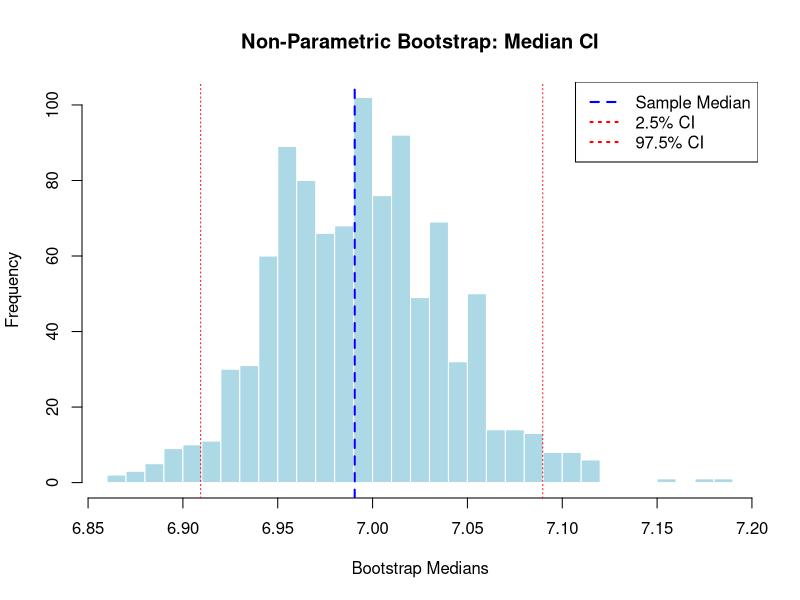

Reproduce this figure in R.
# Non-Parametric Bootstrap – R (Median CI from Skewed Data)

set.seed(123)
data <- rexp(50000, rate = 1/10)  # Skewed data (Exponential distribution)

# Original median
theta_hat <- median(data)

# Bootstrap
B <- 1000
boot_medians <- replicate(B, median(sample(data, replace = TRUE)))

# Percentile CI
ci <- quantile(boot_medians, probs = c(0.025, 0.975))

# Plot
hist(boot_medians, breaks = 30, col = "lightblue", border = "white",
     main = "Non-Parametric Bootstrap: Median CI",
     xlab = "Bootstrap Medians")
abline(v = theta_hat, col = "blue", lwd = 2, lty = 2)
abline(v = ci[1], col = "red", lty = 3)
abline(v = ci[2], col = "red", lty = 3)
legend("topright", legend = c("Sample Median", "2.5% CI", "97.5% CI"),
       col = c("blue", "red", "red"), lty = c(2, 3, 3), lwd = 2)

cat("Non-parametric 95% CI for median:", round(ci[1], 2), "to", round(ci[2], 2), "\n")
